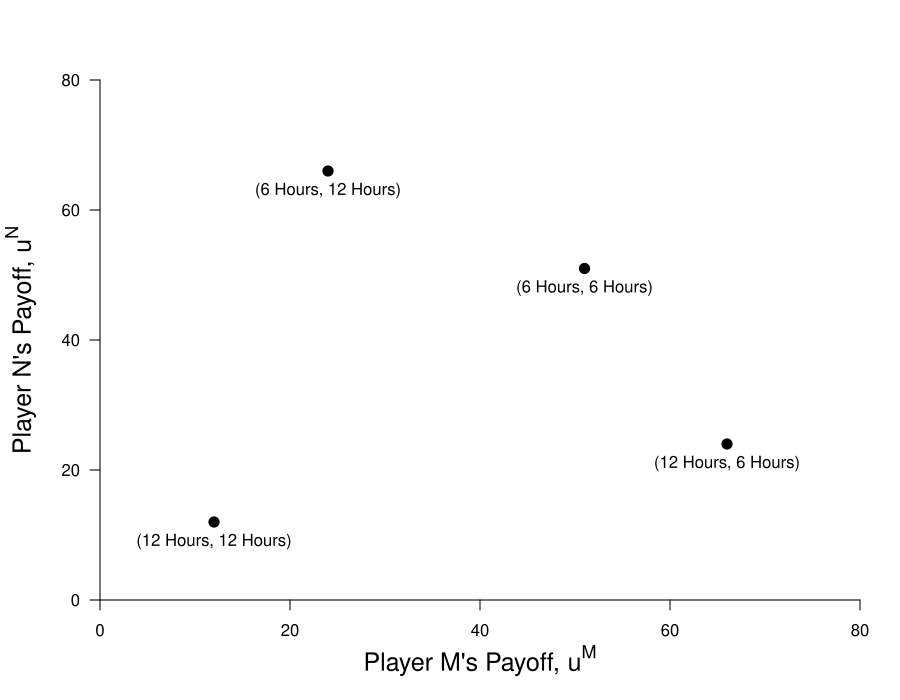

The R source for this figure:
require(ggplot2)
require(shape)
pdf(file = "society/pareto_efficient_chopping.pdf", width = 9, height = 7)

#Set parameters for graphics
axislabelsize <- 1.5
par(mar =  c(5, 5, 4, 2))
xlims <- c(0, 80)
ylims <- c(0, 80)

#Plot command 
plot(0, 0, xlim = xlims, ylim = ylims, 
     type = "n",
     xlab = expression(paste("Player M's Payoff, ", u^M)),
     ylab = expression(paste("Player N's Payoff, ", u^N)),
     axes = FALSE,
     cex.lab = axislabelsize, 
     bty = "n", 
     xaxs="i", 
     yaxs="i"
)


#Customize ticks and labels for the plot
# ticksy <- seq(ylims[1], ylims[2], 5)
# ylabels <- seq(ylims[1], ylims[2], 5)
# ticksx <- seq(xlims[1], xlims[2], 5)
# xlabels <- seq(xlims[1], xlims[2], 5)
ticksy <- seq(ylims[1], ylims[2], 20)
ylabels <- seq(ylims[1], ylims[2], 20)
ticksx <- seq(xlims[1], xlims[2], 20)
xlabels <- seq(xlims[1], xlims[2], 20)
axis(1, at = ticksx, pos = 0, labels = xlabels)
axis(2, at = ticksy, pos = 0, labels = ylabels, las = 1)

#Lines fuf/upf
#segments(100, 0, 0, 100, lty = 1, col = "black", lwd = graphlinewidth)

#Add points for outcomes
points(66, 24, pch = 16, col = "black", cex = 1.5)
text(66, 24-3, expression(paste("(12 Hours, 6 Hours)")))
points(12, 12, pch = 16, col = "black", cex = 1.5)
text(12, 12-3, expression(paste("(12 Hours, 12 Hours)")))
points(24, 66, pch = 16, col = "black", cex = 1.5)
text(24, 66-3, expression(paste("(6 Hours, 12 Hours)")))
points(51, 51, pch = 16, col = "black", cex = 1.5)
text(51, 51 - 3, expression(paste("(6 Hours, 6 Hours)")))


dev.off()
